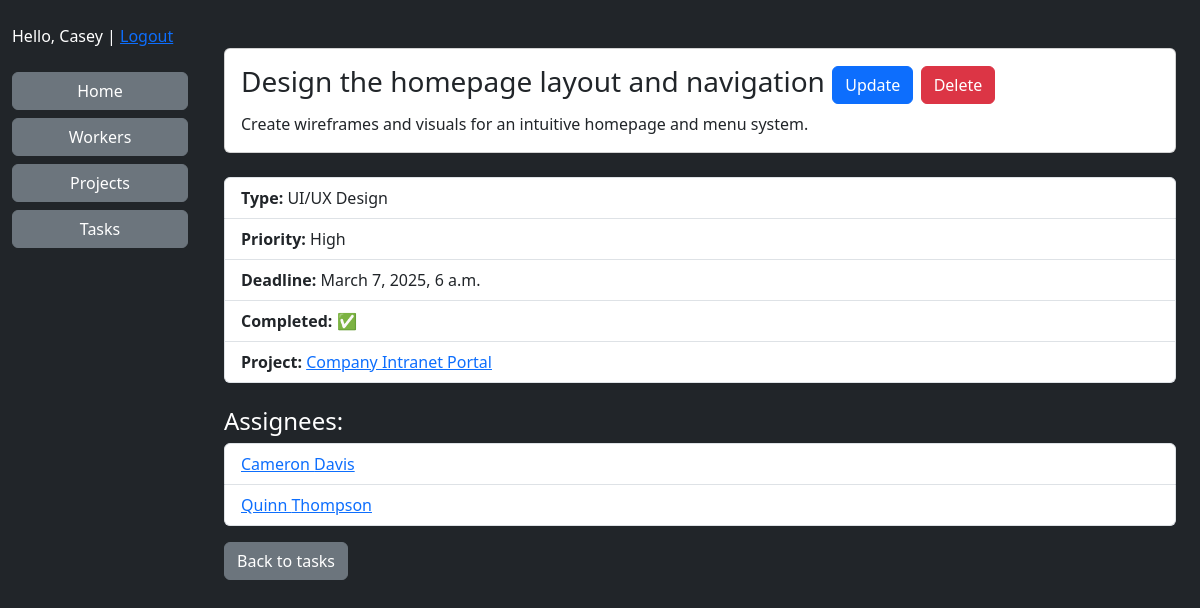
Screenshot of /tasks/25/ (signed in) with the database file from the repository.
### manager/models.py (models this page shows, shortened)
class Worker(AbstractUser):
    position = models.ForeignKey(Position, on_delete=models.PROTECT, null=True, blank=True)
    class Meta:
        ordering = ('username',)

class Task(models.Model):
    PRIORITY_CHOICES = [
        ('Urgent', 'Urgent'), ('High', 'High'),
        ('Normal', 'Normal'), ('Low', 'Low')
    ]
    name = models.CharField(max_length=100)
    description = models.TextField()
    deadline = models.DateTimeField()
    is_complete = models.BooleanField(default=False)
    priority = models.CharField(
        max_length=10,
        choices=PRIORITY_CHOICES,
        default='Normal'
    )
    task_type = models.ForeignKey(TaskType, on_delete=models.PROTECT)
    assignees = models.ManyToManyField(Worker, related_name='tasks', blank=True)
    project = models.ForeignKey(Project, on_delete=models.CASCADE, related_name='tasks')
    class Meta:
        ordering = ('deadline',)

class TaskType(models.Model):
    name = models.CharField(max_length=100)
    class Meta:
        ordering = ('name',)
    def __str__(self):
        return self.name

class Project(models.Model):
    name = models.CharField(max_length=100)
    description = models.TextField()
    deadline = models.DateTimeField()
    is_complete = models.BooleanField(default=False)
    class Meta:
        ordering = ('deadline',)

### manager/views.py (the view)
# urls.py: path("tasks/<int:pk>/", TaskDetailView.as_view(), name="task-detail"),
class TaskDetailView(LoginRequiredMixin, DetailView):
    model = Task
    queryset = Task.objects.select_related("task_type").select_related("project").prefetch_related("assignees")

### templates/manager/task_detail.html (shortened to what this page needs)
{% extends "base.html" %}
{% block content %}
  <div class="container mt-4">
    <div class="card mb-4">
      <div class="card-body">
        <h3 class="card-title">{{ task.name }}
          <a href="{% url 'manager:task-update' task.pk %}"
             class="btn btn-primary">Update</a>
          <a href="{% url 'manager:task-delete' task.pk %}"
             class="btn btn-danger">Delete</a>
        </h3>
        {% if object.description %}
          <p class="card-text">{{ task.description }}</p>
        {% endif %}
      </div>
    </div>
    <ul class="list-group mb-4">
      <li class="list-group-item"><strong>Type:</strong> {{ object.task_type }}</li>
      <li class="list-group-item"><strong>Priority:</strong> {{ object.priority }}</li>
      <li class="list-group-item"><strong>Deadline:</strong> {{ object.deadline }}</li>
      <li class="list-group-item"><strong>Completed:</strong> {{ object.is_complete|yesno:"✅,❌" }}</li>
      <li class="list-group-item">
        <strong>Project:</strong>
        {% if object.project %}
          <a href="{% url 'manager:project-detail' object.project.id %}">{{ object.project.name }}</a>
        {% else %}
          No project assigned
        {% endif %}
      </li>
    </ul>
    <h4>Assignees:</h4>
    <ul class="list-group">
      {% for worker in object.assignees.all %}
        <li class="list-group-item">
          <a href="{% url 'manager:worker-detail' worker.id %}">
            {{ worker.first_name }} {{ worker.last_name }}
          </a>
        </li>
      {% empty %}
        <li class="list-group-item">No workers assigned</li>
      {% endfor %}
    </ul>
    <a href="{% url 'manager:tasks' %}" class="btn btn-secondary mt-3">Back to tasks</a>
  </div>
{% endblock %}

### templates/includes/sidebar.html
{% if user.is_authenticated %}
  <p>Hello, {{ user.first_name }} | <a href="{% url 'manager:login' %}">Logout</a></p>
{% else %}
  <a href="{% url 'manager:login' %}">Login</a>
{% endif %}
<a href="{% url 'manager:index' %}" class="btn btn-secondary">Home</a>
<a href="{% url 'manager:workers' %}" class="btn btn-secondary">Workers</a>
<a href="{% url 'manager:projects' %}" class="btn btn-secondary">Projects</a>
<a href="{% url 'manager:tasks' %}" class="btn btn-secondary">Tasks</a>

### rows the page displays
Worker: first_name "Casey"
Task: name "Design the homepage layout and navigation", description "Create wireframes and visuals for an intuitive homepage and menu system.", task_type "UI/UX Design", priority "High", deadline "March 7, 2025, 6 a.m.", is_complete "✅", project.name "Company Intranet Portal"
Worker: first_name "Cameron", last_name "Davis"
Worker: first_name "Quinn", last_name "Thompson"
